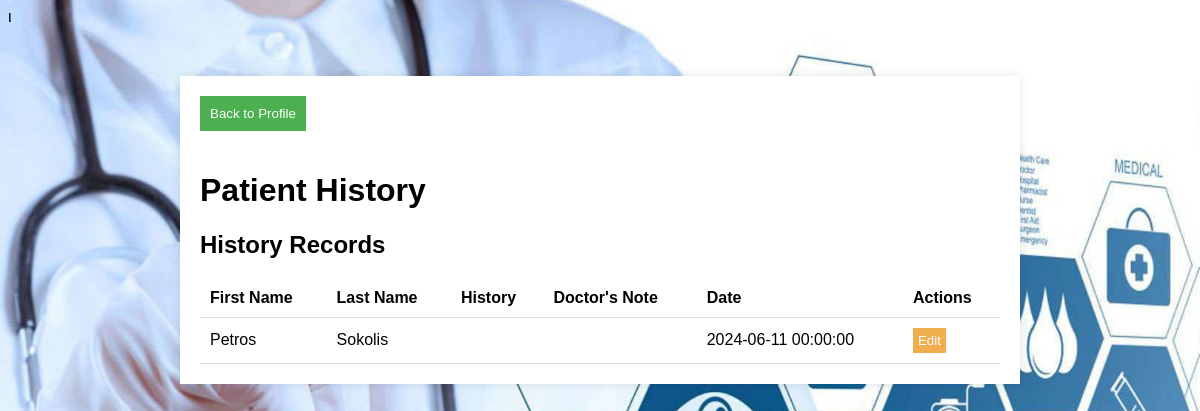
Screenshot of /doctor_input.php with the database file from the repository.
### tables this page shows
CREATE TABLE `appointments` (
  `appointment_id` int NOT NULL AUTO_INCREMENT,
  `doctor_id` int NOT NULL,
  `patient_id` int DEFAULT NULL,
  `appointment_date` datetime NOT NULL,
  `patient_input` varchar(255) DEFAULT NULL,
  `doctor_notes` varchar(255) DEFAULT NULL,
  `about` varchar(255) NOT NULL,
  PRIMARY KEY (`appointment_id`),
  KEY `doctor_id` (`doctor_id`),
  KEY `patient_id` (`patient_id`),
  CONSTRAINT `appointments_ibfk_1` FOREIGN KEY (`doctor_id`) REFERENCES `doctors` (`doctor_id`),
  CONSTRAINT `appointments_ibfk_2` FOREIGN KEY (`patient_id`) REFERENCES `patients` (`patient_id`)
);

CREATE TABLE `patients` (
  `patient_id` int NOT NULL AUTO_INCREMENT,
  `name` varchar(255) NOT NULL,
  `surname` varchar(255) NOT NULL,
  `AMKA` varchar(11) NOT NULL,
  `registration_date` timestamp NULL DEFAULT CURRENT_TIMESTAMP,
  `Age` varchar(2) NOT NULL,
  PRIMARY KEY (`patient_id`),
  UNIQUE KEY `AMKA` (`AMKA`)
);

### doctor_input.php (the view, shortened to what this page needs)
ι<!DOCTYPE html>
<?php
$servername = "localhost";
$username = "root";
$password = "Metkaros4@";
$dbname = "hospitalsystem";
$conn = new mysqli($servername, $username, $password, $dbname);
?>
<!DOCTYPE html>
<html>
<head>
</head>
<body>
    <div class="container">
        <button class="back-button" onclick="window.location.href='index_7.php';">Back to Profile</button>
        <h1>Patient History</h1>
        <h2>History Records</h2>
        <table class="history-list">
            <thead>
                <tr>
                    <th>First Name</th>
                    <th>Last Name</th>
                    <th>History</th>
                    <th>Doctor's Note</th>
                    <th>Date</th>
                    <th>Actions</th>
                </tr>
            </thead>
            <tbody>
                <?php
                $sql = "SELECT a.appointment_id, p.name as patient_name, p.surname as patient_surname, a.patient_input, a.doctor_notes, a.appointment_date
                        FROM appointments a
                        JOIN patients p ON a.patient_id = p.patient_id";
                $result = $conn->query($sql);
                if ($result->num_rows > 0) {
                    while ($row = $result->fetch_assoc()) {
                        echo "<tr>
                                <td>{$row['patient_name']}</td>
                                <td>{$row['patient_surname']}</td>
                                <td>{$row['patient_input']}</td>
                                <td>{$row['doctor_notes']}</td>
                                <td>{$row['appointment_date']}</td>
                                <td><button class='edit-button' data-appointment-id='{$row['appointment_id']}'>Edit</button></td>
                              </tr>";
                    }
                } else {
                    echo "<tr><td colspan='6'>No history records found</td></tr>";
                }
                ?>
            </tbody>
        </table>
    </div>
</body>
</html>

### doctor_input.php (style rules this page uses)
body { background: url('doctor-motivation-b5wjlwe5wjikoj7t.jpg'); background-size: cover; font-family: Arial, sans-serif; }
.container { background-color: white; margin: 50px auto; padding: 20px; max-width: 800px; box-shadow: 0 0 10px rgba(0, 0, 0, 0.1); }
.back-button { background: #4CAF50; color: white; padding: 10px; border: none; cursor: pointer; margin-bottom: 20px; }
.history-list { width: 100%; border-collapse: collapse; }
.history-list th, .history-list td { padding: 10px; text-align: left; border-bottom: 1px solid #ddd; }
.edit-button { background: #f0ad4e; color: white; padding: 5px; border: none; cursor: pointer; }

### rows the page displays
appointments: patient.name "Petros", patient.surname "Sokolis", appointment_date "2024-06-11 00:00:00"
